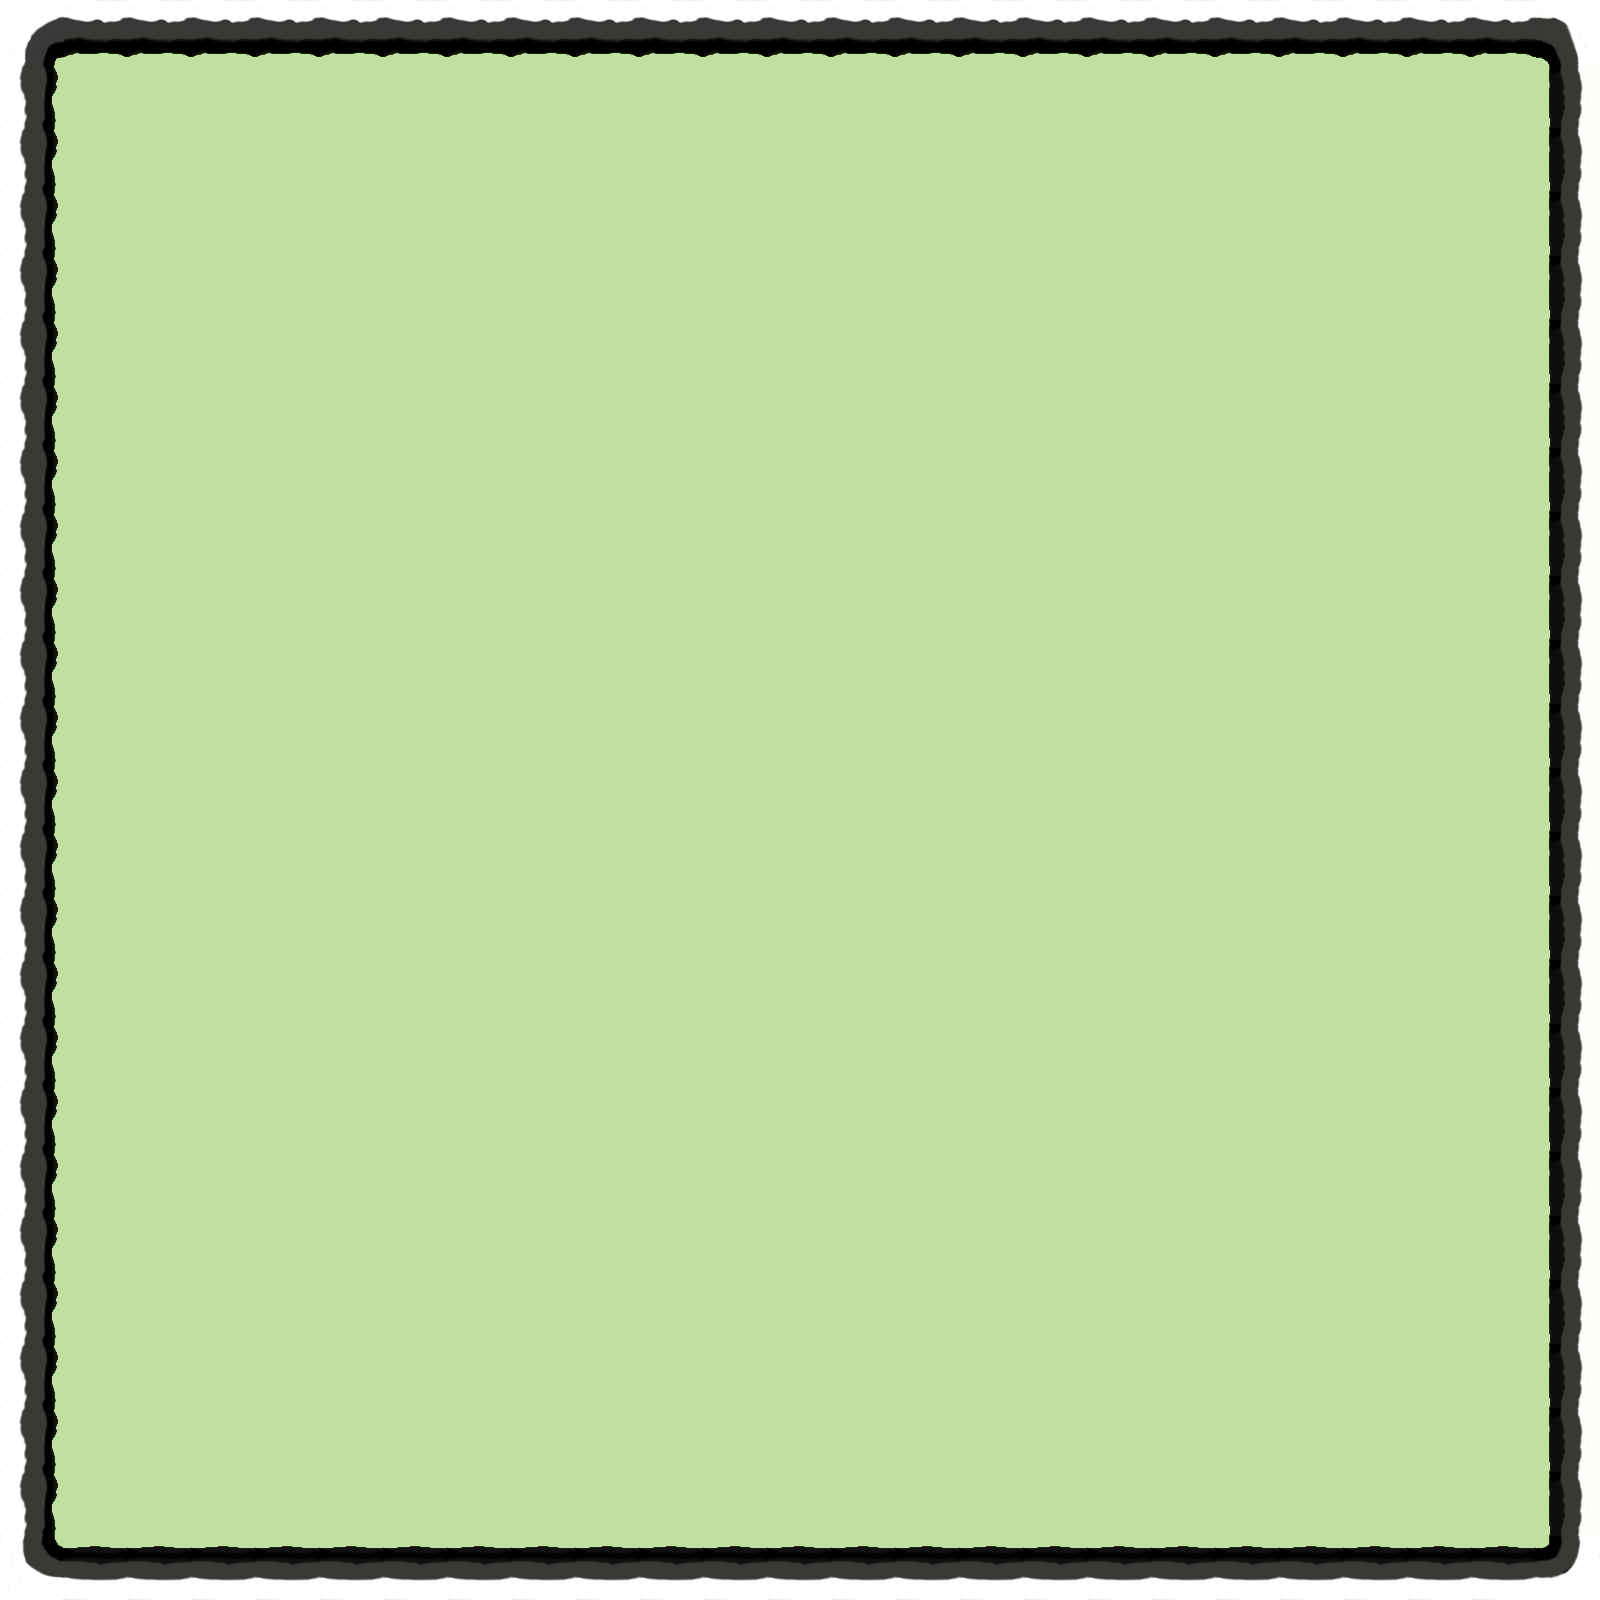

Rendered tile map (Tiled .tmx) drawn with the repository's tilesets; below, a short description and the full map source, tile grids included:
An orthogonal 50x50 tile map with 32x32 px tiles, 1 tile layer (impassable), 9 tilesets.

<map version="1.0" orientation="orthogonal" renderorder="right-down" width="50" height="50" tilewidth="32" tileheight="32" nextobjectid="1">
 <tileset firstgid="1" name="grass" tilewidth="32" tileheight="32" tilecount="4" columns="2">
  <image source="grass.png" width="64" height="64" />
 </tileset>
 <tileset firstgid="5" name="bottom_mountain" tilewidth="32" tileheight="32" tilecount="4" columns="2">
  <image source="bottom_mountain.png" width="64" height="64" />
 </tileset>
 <tileset firstgid="9" name="right_mountain" tilewidth="32" tileheight="32" tilecount="4" columns="2">
  <image source="right_mountain.png" width="64" height="64" />
 </tileset>
 <tileset firstgid="13" name="left_mountain" tilewidth="32" tileheight="32" tilecount="4" columns="2">
  <image source="left_mountain.png" width="64" height="64" />
 </tileset>
 <tileset firstgid="17" name="top_mountain" tilewidth="32" tileheight="32" tilecount="4" columns="2">
  <image source="top_mountain.png" width="64" height="64" />
 </tileset>
 <tileset firstgid="21" name="top_left_mountain" tilewidth="32" tileheight="32" tilecount="4" columns="2">
  <image source="top_left_mountain.png" width="64" height="64" />
 </tileset>
 <tileset firstgid="25" name="bottom_left_mountain" tilewidth="32" tileheight="32" tilecount="4" columns="2">
  <image source="bottom_left_mountain.png" width="64" height="64" />
 </tileset>
 <tileset firstgid="29" name="bottom_right_mountain" tilewidth="32" tileheight="32" tilecount="4" columns="2">
  <image source="bottom_right_mountain.png" width="64" height="64" />
 </tileset>
 <tileset firstgid="33" name="top_right_mountain" tilewidth="32" tileheight="32" tilecount="4" columns="2">
  <image source="top_right_mountain.png" width="64" height="64" />
 </tileset>
 <layer name="impassable" width="50" height="50">
  <data encoding="csv">
21,22,17,18,17,18,17,18,17,18,17,18,17,18,17,18,17,18,17,18,17,18,17,18,17,18,17,18,17,18,17,18,17,18,17,18,17,18,17,18,17,18,17,18,17,18,17,18,33,34,
23,24,19,20,19,20,19,20,19,20,19,20,19,20,19,20,19,20,19,20,19,20,19,20,19,20,19,20,19,20,19,20,19,20,19,20,19,20,19,20,19,20,19,20,19,20,19,20,35,36,
13,14,1,2,1,2,1,2,1,2,1,2,1,2,1,2,1,2,1,2,1,2,1,2,1,2,1,2,1,2,1,2,1,2,1,2,1,2,1,2,1,2,1,2,1,2,1,2,9,10,
15,16,3,4,3,4,3,4,3,4,3,4,3,4,3,4,3,4,3,4,3,4,3,4,3,4,3,4,3,4,3,4,3,4,3,4,3,4,3,4,3,4,3,4,3,4,3,4,11,12,
13,14,1,2,1,2,1,2,1,2,1,2,1,2,1,2,1,2,1,2,1,2,1,2,1,2,1,2,1,2,1,2,1,2,1,2,1,2,1,2,1,2,1,2,1,2,1,2,9,10,
15,16,3,4,3,4,3,4,3,4,3,4,3,4,3,4,3,4,3,4,3,4,3,4,3,4,3,4,3,4,3,4,3,4,3,4,3,4,3,4,3,4,3,4,3,4,3,4,11,12,
13,14,1,2,1,2,1,2,1,2,1,2,1,2,1,2,1,2,1,2,1,2,1,2,1,2,1,2,1,2,1,2,1,2,1,2,1,2,1,2,1,2,1,2,1,2,1,2,9,10,
15,16,3,4,3,4,3,4,3,4,3,4,3,4,3,4,3,4,3,4,3,4,3,4,3,4,3,4,3,4,3,4,3,4,3,4,3,4,3,4,3,4,3,4,3,4,3,4,11,12,
13,14,1,2,1,2,1,2,1,2,1,2,1,2,1,2,1,2,1,2,1,2,1,2,1,2,1,2,1,2,1,2,1,2,1,2,1,2,1,2,1,2,1,2,1,2,1,2,9,10,
15,16,3,4,3,4,3,4,3,4,3,4,3,4,3,4,3,4,3,4,3,4,3,4,3,4,3,4,3,4,3,4,3,4,3,4,3,4,3,4,3,4,3,4,3,4,3,4,11,12,
13,14,1,2,1,2,1,2,1,2,1,2,1,2,1,2,1,2,1,2,1,2,1,2,1,2,1,2,1,2,1,2,1,2,1,2,1,2,1,2,1,2,1,2,1,2,1,2,9,10,
15,16,3,4,3,4,3,4,3,4,3,4,3,4,3,4,3,4,3,4,3,4,3,4,3,4,3,4,3,4,3,4,3,4,3,4,3,4,3,4,3,4,3,4,3,4,3,4,11,12,
13,14,1,2,1,2,1,2,1,2,1,2,1,2,1,2,1,2,1,2,1,2,1,2,1,2,1,2,1,2,1,2,1,2,1,2,1,2,1,2,1,2,1,2,1,2,1,2,9,10,
15,16,3,4,3,4,3,4,3,4,3,4,3,4,3,4,3,4,3,4,3,4,3,4,3,4,3,4,3,4,3,4,3,4,3,4,3,4,3,4,3,4,3,4,3,4,3,4,11,12,
13,14,1,2,1,2,1,2,1,2,1,2,1,2,1,2,1,2,1,2,1,2,1,2,1,2,1,2,1,2,1,2,1,2,1,2,1,2,1,2,1,2,1,2,1,2,1,2,9,10,
15,16,3,4,3,4,3,4,3,4,3,4,3,4,3,4,3,4,3,4,3,4,3,4,3,4,3,4,3,4,3,4,3,4,3,4,3,4,3,4,3,4,3,4,3,4,3,4,11,12,
13,14,1,2,1,2,1,2,1,2,1,2,1,2,1,2,1,2,1,2,1,2,1,2,1,2,1,2,1,2,1,2,1,2,1,2,1,2,1,2,1,2,1,2,1,2,1,2,9,10,
15,16,3,4,3,4,3,4,3,4,3,4,3,4,3,4,3,4,3,4,3,4,3,4,3,4,3,4,3,4,3,4,3,4,3,4,3,4,3,4,3,4,3,4,3,4,3,4,11,12,
13,14,1,2,1,2,1,2,1,2,1,2,1,2,1,2,1,2,1,2,1,2,1,2,1,2,1,2,1,2,1,2,1,2,1,2,1,2,1,2,1,2,1,2,1,2,1,2,9,10,
15,16,3,4,3,4,3,4,3,4,3,4,3,4,3,4,3,4,3,4,3,4,3,4,3,4,3,4,3,4,3,4,3,4,3,4,3,4,3,4,3,4,3,4,3,4,3,4,11,12,
13,14,1,2,1,2,1,2,1,2,1,2,1,2,1,2,1,2,1,2,1,2,1,2,1,2,1,2,1,2,1,2,1,2,1,2,1,2,1,2,1,2,1,2,1,2,1,2,9,10,
15,16,3,4,3,4,3,4,3,4,3,4,3,4,3,4,3,4,3,4,3,4,3,4,3,4,3,4,3,4,3,4,3,4,3,4,3,4,3,4,3,4,3,4,3,4,3,4,11,12,
13,14,1,2,1,2,1,2,1,2,1,2,1,2,1,2,1,2,1,2,1,2,1,2,1,2,1,2,1,2,1,2,1,2,1,2,1,2,1,2,1,2,1,2,1,2,1,2,9,10,
15,16,3,4,3,4,3,4,3,4,3,4,3,4,3,4,3,4,3,4,3,4,3,4,3,4,3,4,3,4,3,4,3,4,3,4,3,4,3,4,3,4,3,4,3,4,3,4,11,12,
13,14,1,2,1,2,1,2,1,2,1,2,1,2,1,2,1,2,1,2,1,2,1,2,1,2,1,2,1,2,1,2,1,2,1,2,1,2,1,2,1,2,1,2,1,2,1,2,9,10,
15,16,3,4,3,4,3,4,3,4,3,4,3,4,3,4,3,4,3,4,3,4,3,4,3,4,3,4,3,4,3,4,3,4,3,4,3,4,3,4,3,4,3,4,3,4,3,4,11,12,
13,14,1,2,1,2,1,2,1,2,1,2,1,2,1,2,1,2,1,2,1,2,1,2,1,2,1,2,1,2,1,2,1,2,1,2,1,2,1,2,1,2,1,2,1,2,1,2,9,10,
15,16,3,4,3,4,3,4,3,4,3,4,3,4,3,4,3,4,3,4,3,4,3,4,3,4,3,4,3,4,3,4,3,4,3,4,3,4,3,4,3,4,3,4,3,4,3,4,11,12,
13,14,1,2,1,2,1,2,1,2,1,2,1,2,1,2,1,2,1,2,1,2,1,2,1,2,1,2,1,2,1,2,1,2,1,2,1,2,1,2,1,2,1,2,1,2,1,2,9,10,
15,16,3,4,3,4,3,4,3,4,3,4,3,4,3,4,3,4,3,4,3,4,3,4,3,4,3,4,3,4,3,4,3,4,3,4,3,4,3,4,3,4,3,4,3,4,3,4,11,12,
13,14,1,2,1,2,1,2,1,2,1,2,1,2,1,2,1,2,1,2,1,2,1,2,1,2,1,2,1,2,1,2,1,2,1,2,1,2,1,2,1,2,1,2,1,2,1,2,9,10,
15,16,3,4,3,4,3,4,3,4,3,4,3,4,3,4,3,4,3,4,3,4,3,4,3,4,3,4,3,4,3,4,3,4,3,4,3,4,3,4,3,4,3,4,3,4,3,4,11,12,
13,14,1,2,1,2,1,2,1,2,1,2,1,2,1,2,1,2,1,2,1,2,1,2,1,2,1,2,1,2,1,2,1,2,1,2,1,2,1,2,1,2,1,2,1,2,1,2,9,10,
15,16,3,4,3,4,3,4,3,4,3,4,3,4,3,4,3,4,3,4,3,4,3,4,3,4,3,4,3,4,3,4,3,4,3,4,3,4,3,4,3,4,3,4,3,4,3,4,11,12,
13,14,1,2,1,2,1,2,1,2,1,2,1,2,1,2,1,2,1,2,1,2,1,2,1,2,1,2,1,2,1,2,1,2,1,2,1,2,1,2,1,2,1,2,1,2,1,2,9,10,
15,16,3,4,3,4,3,4,3,4,3,4,3,4,3,4,3,4,3,4,3,4,3,4,3,4,3,4,3,4,3,4,3,4,3,4,3,4,3,4,3,4,3,4,3,4,3,4,11,12,
13,14,1,2,1,2,1,2,1,2,1,2,1,2,1,2,1,2,1,2,1,2,1,2,1,2,1,2,1,2,1,2,1,2,1,2,1,2,1,2,1,2,1,2,1,2,1,2,9,10,
15,16,3,4,3,4,3,4,3,4,3,4,3,4,3,4,3,4,3,4,3,4,3,4,3,4,3,4,3,4,3,4,3,4,3,4,3,4,3,4,3,4,3,4,3,4,3,4,11,12,
13,14,1,2,1,2,1,2,1,2,1,2,1,2,1,2,1,2,1,2,1,2,1,2,1,2,1,2,1,2,1,2,1,2,1,2,1,2,1,2,1,2,1,2,1,2,1,2,9,10,
15,16,3,4,3,4,3,4,3,4,3,4,3,4,3,4,3,4,3,4,3,4,3,4,3,4,3,4,3,4,3,4,3,4,3,4,3,4,3,4,3,4,3,4,3,4,3,4,11,12,
13,14,1,2,1,2,1,2,1,2,1,2,1,2,1,2,1,2,1,2,1,2,1,2,1,2,1,2,1,2,1,2,1,2,1,2,1,2,1,2,1,2,1,2,1,2,1,2,9,10,
15,16,3,4,3,4,3,4,3,4,3,4,3,4,3,4,3,4,3,4,3,4,3,4,3,4,3,4,3,4,3,4,3,4,3,4,3,4,3,4,3,4,3,4,3,4,3,4,11,12,
13,14,1,2,1,2,1,2,1,2,1,2,1,2,1,2,1,2,1,2,1,2,1,2,1,2,1,2,1,2,1,2,1,2,1,2,1,2,1,2,1,2,1,2,1,2,1,2,9,10,
15,16,3,4,3,4,3,4,3,4,3,4,3,4,3,4,3,4,3,4,3,4,3,4,3,4,3,4,3,4,3,4,3,4,3,4,3,4,3,4,3,4,3,4,3,4,3,4,11,12,
13,14,1,2,1,2,1,2,1,2,1,2,1,2,1,2,1,2,1,2,1,2,1,2,1,2,1,2,1,2,1,2,1,2,1,2,1,2,1,2,1,2,1,2,1,2,1,2,9,10,
15,16,3,4,3,4,3,4,3,4,3,4,3,4,3,4,3,4,3,4,3,4,3,4,3,4,3,4,3,4,3,4,3,4,3,4,3,4,3,4,3,4,3,4,3,4,3,4,11,12,
13,14,1,2,1,2,1,2,1,2,1,2,1,2,1,2,1,2,1,2,1,2,1,2,1,2,1,2,1,2,1,2,1,2,1,2,1,2,1,2,1,2,1,2,1,2,1,2,9,10,
15,16,3,4,3,4,3,4,3,4,3,4,3,4,3,4,3,4,3,4,3,4,3,4,3,4,3,4,3,4,3,4,3,4,3,4,3,4,3,4,3,4,3,4,3,4,3,4,11,12,
25,26,5,6,5,6,5,6,5,6,5,6,5,6,5,6,5,6,5,6,5,6,5,6,5,6,5,6,5,6,5,6,5,6,5,6,5,6,5,6,5,6,5,6,5,6,5,6,29,30,
27,28,7,8,7,8,7,8,7,8,7,8,7,8,7,8,7,8,7,8,7,8,7,8,7,8,7,8,7,8,7,8,7,8,7,8,7,8,7,8,7,8,7,8,7,8,7,8,31,32
</data>
 </layer>
</map>